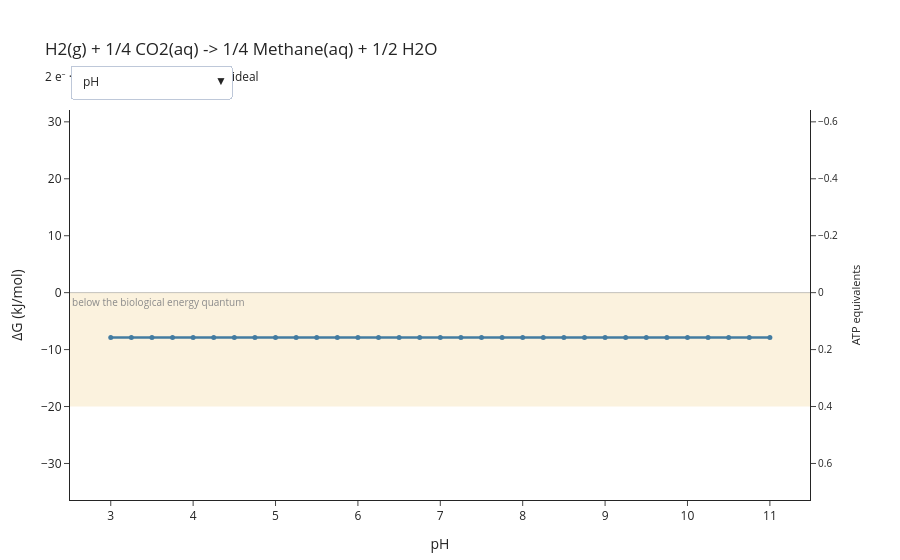

The notebook cell this image was saved under:
### Markdown cell above
## The interactive explorer

Pick the x-axis variable from the dropdown. Writing it to HTML gives a
self-contained file — dropdown, hover and the SVG download button all work
with no Python behind it, so it can be handed to students directly.

### Code cell
from microbial_thermo.figures import plot_energy_explorer
from microbial_thermo.figures.explorer import SVG_CONFIG

figure = plot_energy_explorer(methanogenesis)
figure.show(config=SVG_CONFIG)

### Figure 1 — Plotly figure (JSON) as saved in the notebook; plotly's stock layout.template omitted (floating-point values rounded to 4 significant figures)
{"data": [{"hovertemplate": "pH: %{x}<br>ΔG: %{y:.1f} kJ/mol<extra></extra>", "line": {"color": "#1F6FB4", "width": 2.5}, "marker": {"size": 5}, "mode": "lines+markers", "name": "pH", "type": "scatter", "visible": true, "x": [3.0, 3.25, 3.5, 3.75, 4.0, 4.25, 4.5, 4.75, 5.0, 5.25, 5.5, 5.75, 6.0, 6.25, 6.5, 6.75, 7.0, 7.25, 7.5, 7.75, 8.0, 8.25, 8.5, 8.75, 9.0, 9.25, 9.5, 9.75, 10.0, 10.25, 10.5, 10.75, 11.0], "y": [-7.876, -7.876, -7.876, -7.876, -7.876, -7.876, -7.876, -7.876, -7.876, -7.876, -7.876, -7.876, -7.876, -7.876, -7.876, -7.876, -7.876, -7.876, -7.876, -7.876, -7.876, -7.876, -7.876, -7.876, -7.876, -7.876, -7.876, -7.876, -7.876, -7.876, -7.876, -7.876, -7.876]}, {"hovertemplate": "temperature (°C): %{x}<br>ΔG: %{y:.1f} kJ/mol<extra></extra>", "line": {"color": "#1F6FB4", "width": 2.5}, "marker": {"size": 5}, "mode": "lines+markers", "name": "temperature (°C)", "type": "scatter", "visible": false, "x": [0.01, 3.343, 6.676, 10.01, 13.34, 16.68, 20.01, 23.34, 26.67, 30.01, 33.34, 36.67, 40.01, 43.34, 46.67, 50.0, 53.34, 56.67, 60.0, 63.34, 66.67, 70.0, 73.34, 76.67, 80.0, 83.33, 86.67, 90.0, 93.33, 96.67, 100.0], "y": [-12.39, -11.78, -11.18, -10.58, -9.976, -9.375, -8.774, -8.175, -7.576, -6.977, -6.38, -5.782, -5.186, -4.59, -3.994, -3.4, -2.805, -2.212, -1.618, -1.026, -0.4335, 0.1581, 0.7492, 1.34, 1.93, 2.519, 3.109, 3.697, 4.285, 4.873, 5.46]}, {"hovertemplate": "[CO2(aq)] (molal): %{x}<br>ΔG: %{y:.1f} kJ/mol<extra></extra>", "line": {"color": "#1F6FB4", "width": 2.5}, "marker": {"size": 5}, "mode": "lines+markers", "name": "[CO2(aq)] (molal)", "type": "scatter", "visible": false, "x": [1e-09, 2.154e-09, 4.642e-09, 1e-08, 2.154e-08, 4.642e-08, 1e-07, 2.154e-07, 4.642e-07, 1e-06, 2.154e-06, 4.642e-06, 1e-05, 2.154e-05, 4.642e-05, 0.0001, 0.0002154, 0.0004642, 0.001, 0.002154, 0.004642, 0.01, 0.02154, 0.04642, 0.1], "y": [4.967, 4.491, 4.015, 3.54, 3.064, 2.588, 2.113, 1.637, 1.161, 0.6856, 0.2099, -0.2658, -0.7414, -1.217, -1.693, -2.168, -2.644, -3.12, -3.595, -4.071, -4.547, -5.022, -5.498, -5.974, -6.449]}, {"hovertemplate": "pH2(g) (bar): %{x}<br>ΔG: %{y:.1f} kJ/mol<extra></extra>", "line": {"color": "#1F6FB4", "width": 2.5}, "marker": {"size": 5}, "mode": "lines+markers", "name": "pH2(g) (bar)", "type": "scatter", "visible": false, "x": [1e-10, 2.61e-10, 6.813e-10, 1.778e-09, 4.642e-09, 1.212e-08, 3.162e-08, 8.254e-08, 2.154e-07, 5.623e-07, 1.468e-06, 3.831e-06, 1e-05, 2.61e-05, 6.813e-05, 0.0001778, 0.0004642, 0.001212, 0.003162, 0.008254, 0.02154, 0.05623, 0.1468, 0.3831, 1.0], "y": [26.37, 23.99, 21.61, 19.24, 16.86, 14.48, 12.1, 9.723, 7.345, 4.967, 2.588, 0.2099, -2.168, -4.547, -6.925, -9.303, -11.68, -14.06, -16.44, -18.82, -21.2, -23.57, -25.95, -28.33, -30.71]}, {"hovertemplate": "[Methane(aq)] (molal): %{x}<br>ΔG: %{y:.1f} kJ/mol<extra></extra>", "line": {"color": "#1F6FB4", "width": 2.5}, "marker": {"size": 5}, "mode": "lines+markers", "name": "[Methane(aq)] (molal)", "type": "scatter", "visible": false, "x": [1e-09, 2.154e-09, 4.642e-09, 1e-08, 2.154e-08, 4.642e-08, 1e-07, 2.154e-07, 4.642e-07, 1e-06, 2.154e-06, 4.642e-06, 1e-05, 2.154e-05, 4.642e-05, 0.0001, 0.0002154, 0.0004642, 0.001, 0.002154, 0.004642, 0.01, 0.02154, 0.04642, 0.1], "y": [-20.72, -20.24, -19.77, -19.29, -18.82, -18.34, -17.87, -17.39, -16.91, -16.44, -15.96, -15.49, -15.01, -14.54, -14.06, -13.58, -13.11, -12.63, -12.16, -11.68, -11.21, -10.73, -10.25, -9.779, -9.303]}, {"hoverinfo": "skip", "marker": {"opacity": 0}, "mode": "markers", "showlegend": false, "type": "scatter", "x": [3.0], "y": [0.7283], "yaxis": "y2"}], "layout": {"annotations": [{"font": {"color": "#8A8A8A", "size": 10}, "showarrow": false, "text": "below the biological energy quantum", "x": 0, "xanchor": "left", "xref": "x domain", "y": 0.0, "yanchor": "top", "yref": "y"}], "hovermode": "x unified", "margin": {"b": 60, "l": 70, "r": 90, "t": 110}, "shapes": [{"line": {"color": "#333333", "width": 1}, "type": "line", "x0": 0, "x1": 1, "xref": "x domain", "y0": 0.0, "y1": 0.0, "yref": "y"}, {"fillcolor": "#E8B84B", "line": {"width": 0}, "opacity": 0.18, "type": "rect", "x0": 0, "x1": 1, "xref": "x domain", "y0": -20.0, "y1": 0.0, "yref": "y"}], "showlegend": false, "title": {"text": "H2(g) + 1/4 CO2(aq) -> 1/4 Methane(aq) + 1/2 H2O<br><sub>2 e⁻ · pH 7 · 25 °C · activity model: ideal</sub>"}, "updatemenus": [{"buttons": [{"args": [{"visible": [true, false, false, false, false]}, {"xaxis.title.text": "pH", "xaxis.type": "linear"}], "label": "pH", "method": "update"}, {"args": [{"visible": [false, true, false, false, false]}, {"xaxis.title.text": "temperature (°C)", "xaxis.type": "linear"}], "label": "temperature (°C)", "method": "update"}, {"args": [{"visible": [false, false, true, false, false]}, {"xaxis.title.text": "[CO2(aq)] (molal)", "xaxis.type": "log"}], "label": "[CO2(aq)] (molal)", "method": "update"}, {"args": [{"visible": [false, false, false, true, false]}, {"xaxis.title.text": "pH2(g) (bar)", "xaxis.type": "log"}], "label": "pH2(g) (bar)", "method": "update"}, {"args": [{"visible": [false, false, false, false, true]}, {"xaxis.title.text": "[Methane(aq)] (molal)", "xaxis.type": "log"}], "label": "[Methane(aq)] (molal)", "method": "update"}], "direction": "down", "pad": {"r": 10, "t": 10}, "showactive": true, "x": 0.0, "xanchor": "left", "y": 1.14, "yanchor": "top"}], "xaxis": {"title": {"text": "pH"}, "type": "linear"}, "yaxis": {"range": [-36.42, 32.08], "title": {"text": "ΔG (kJ/mol)"}}, "yaxis2": {"overlaying": "y", "range": [0.7283, -0.6416], "showgrid": false, "side": "right", "tickfont": {"size": 10}, "title": {"font": {"size": 11}, "text": "ATP equivalents"}}}}
